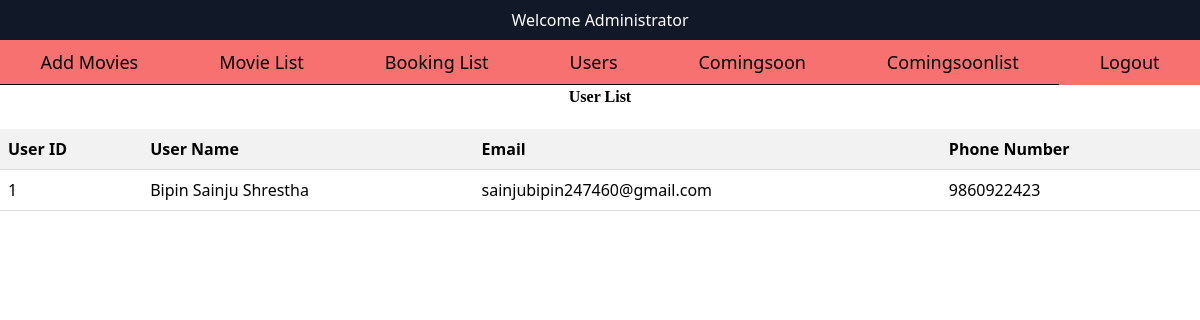
Screenshot of /admin/user.php with the database file from the repository.
### tables this page shows
CREATE TABLE `user` (
  `uid` int(11) NOT NULL,
  `fname` varchar(20) NOT NULL,
  `lname` varchar(20) NOT NULL,
  `email` varchar(225) NOT NULL,
  `password` varchar(225) NOT NULL,
  `phone` varchar(225) NOT NULL,
  `reset_otp_hash` varchar(255) NOT NULL,
  `reset_otp_expires_at` varchar(255) NOT NULL
);

### admin/user.php (the view, shortened to what this page needs)
<?php
include('header.php');
?>
<h2 class="h2">User List</h2>
<table class="edit-delete-table">
  <tr>
    <th>User ID</th>
    <th>User Name</th>
    <th>Email</th>
    <th>Phone Number</th>
  </tr>
  <?php
  $conn = new mysqli("localhost", "root", "", "moviebooking");
  $sql = "SELECT * FROM user";
  $result = $conn->query($sql);
  if ($result && $result->num_rows > 0) {
    while ($row = $result->fetch_assoc()) {
      $uid = $row['uid'];
      $fname = $row['fname'];
      $lname = $row['lname'];
      $email = $row['email'];
      $phone = $row['phone'];
      echo "
      <tr>
        <td>$uid</td>
        <td>$fname $lname</td>
        <td>$email</td>
        <td>$phone</td>
      </tr>
      ";
    }
  } else {
    echo "<tr><td colspan='4'>No users found</td></tr>";
  }
  ?>
</table>
</body>
</html>

### admin/user.php (style rules this page uses)
.h2 { text-align: center; font-weight: bold; font-family: cursive; }
.edit-delete-table { width: 100%; border-collapse: collapse; margin-bottom: 20px; margin-top: 20px; }
.edit-delete-table th, .edit-delete-table td { padding: 8px; text-align: left; border-bottom: 1px solid #ddd; }
.edit-delete-table th { background-color: #f2f2f2; }

### rows the page displays
user: uid "1", fname "Bipin", lname "Sainju Shrestha", email "sainjubipin247460@gmail.com", phone "9860922423"
